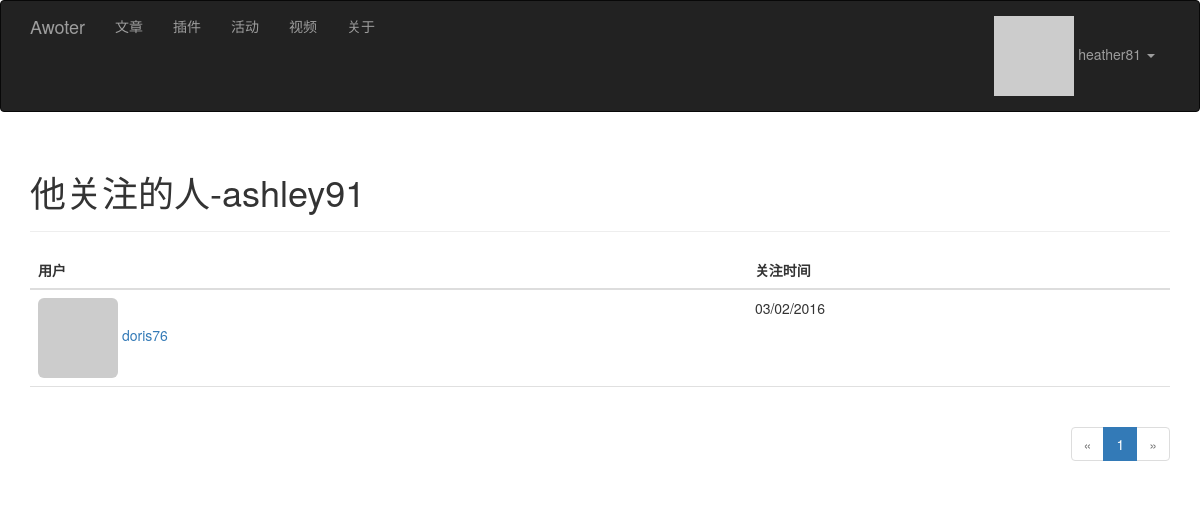
Screenshot of /followed-by/ashley91 (signed in) with the database file from the repository.
### app/models.py (models this page shows, shortened)
class User(UserMixin, db.Model):
    __tablename__ = 'users'
    id = db.Column(db.Integer, primary_key=True)
    email = db.Column(db.String(64), unique=True, index=True)
    username = db.Column(db.String(64), unique=True, index=True)
    role_id = db.Column(db.Integer, db.ForeignKey('roles.id'))
    password_hash = db.Column(db.String(128))
    confirmed = db.Column(db.Boolean, default=False)
    nickname = db.Column(db.String(64))
    location = db.Column(db.String(64))
    about_me = db.Column(db.Text())
    member_since = db.Column(db.DateTime(), default=datetime.utcnow)
    last_seen = db.Column(db.DateTime(), default=datetime.utcnow)
    avatar_hash = db.Column(db.String(32))
    posts = db.relationship('Post', backref='author', lazy='dynamic')
    followed = db.relationship('Follow',
                               foreign_keys=[Follow.follower_id],
                               backref=db.backref('follower', lazy='joined'),
                               lazy='dynamic',
                               cascade='all, delete-orphan')
    followers = db.relationship('Follow',
                                foreign_keys=[Follow.followed_id],
                                backref=db.backref('followed', lazy='joined'),
                                lazy='dynamic',
                                cascade='all, delete-orphan')
    @property
    def password(self):
        raise AttributeError(u'密码不应该可直接读取！')
    def ping(self):
        self.last_seen = datetime.utcnow()
        db.session.add(self)
    def gravatar(self,  size=100, default='identicon', rating='g'):
        if request.is_secure:
            url = 'https://secure.gravatar.com/avatar'
        else:
            url = 'https://www.gravatar.com/avatar'
        hash = self.avatar_hash or hashlib.md5(self.email.encode('utf-8')).hexdigest()
        return '{url}/{hash}?s={size}&d={default}&r={rating}'.format(
            url=url, hash=hash, size=size, default=default, rating=rating)

class Follow(db.Model):
    __tablename__ = 'follows'
    follower_id = db.Column(db.Integer, db.ForeignKey('users.id'),
                            primary_key=True)
    followed_id = db.Column(db.Integer, db.ForeignKey('users.id'),
                            primary_key=True)
    timestamp = db.Column(db.DateTime, default=datetime.utcnow)

### app/main/views.py (the view)
@main.route('/followed-by/<username>')
def followed_by(username):
    user = User.query.filter_by(username=username).first()
    if user is None:
        flash(u'非法用户！')
        return redirect(url_for('main.index'))
    page = request.args.get('page', 1, type=int)
    pagination = user.followed.paginate(
        page, per_page=current_app.config['AWOTER_FOLLOWERS_PER_PAGE'],
        error_out=False)
    follows = [{'user': item.followed, 'timestamp': item.timestamp}
               for item in pagination.items]
    return render_template('followers.html', user=user, title=u"他关注的人",
                           endpoint='main.followed_by', pagination=pagination,
                           follows=follows)

### app/auth/views.py (called while the page is built)
@auth.before_app_request
def before_request():
    if current_user.is_authenticated \
            and not current_user.confirmed \
            and request.endpoint[:5] != 'auth.' \
            and request.endpoint != 'static':
        return redirect(url_for('auth.unconfirmed'))

@auth.before_app_request
def before_request():
    if current_user.is_authenticated:
        current_user.ping()
        if not current_user.confirmed \
                and request.endpoint[:5] != 'auth.':
            return redirect(url_for('auth.unconfirmed'))

### app/main/__init__.py (called while the page is built)
@main.app_context_processor
def inject_permissions():
    return dict(Permission=Permission)

### app/models.py (called while the page is built)
@login_manager.user_loader
def load_user(user_id):
    return User.query.get(int(user_id))

### app/templates/followers.html (shortened to what this page needs)
{% extends "base.html" %}
{% import "_macros.html" as macros %}
{% block page_content %}
<div class="page-header">
    <h1>{{ title }}-{{ user.username }}</h1>
</div>
<table class="table table-hover followers">
    <thead><tr><th>用户</th><th>关注时间</th></tr></thead>
    {% for follow in follows %}
    {% if follow.user != user %}
    <tr>
        <td>
            <a href="{{ url_for('main.user_page', username = follow.user.username) }}">
                <img class="img-rounded" src="{{ follow.user.gravatar(size=32) }}">
                {{ follow.user.username }}
            </a>
        </td>
        <td>{{ moment(follow.timestamp).format('L') }}</td>
    </tr>
    {% endif %}
    {% endfor %}
</table>
<div class="pagination">
    {{ macros.pagination_widget(pagination, endpoint, username = user.username) }}
</div>
{% endblock %}

### app/templates/base.html (shortened to what this page needs)
{%  extends "bootstrap/base.html" %}
{% block head %}
{{ super() }}
<link rel="stylesheet" type="text/css" href="{{ url_for('static', filename='styles.css') }}">
{% endblock %}
{% block navbar %}
<div class ="navbar navbar-inverse " role="navigation">
    <div class="container">
        <div class="navbar-header">
            <a class="navbar-brand" href="/">Awoter</a>
        </div>
        <div class="navbar-collapse collapse">
            <ul class="nav navbar-nav">
                <li><a href="{{ url_for('main.doc') }}">文章</a></li>
                <li><a href="{{ url_for('main.res_mods') }}">插件</a></li>
                <li><a href="{{ url_for('main.hd') }}">活动</a></li>
                <li><a href="{{ url_for('main.video') }}">视频</a></li>
                <li><a href="{{ url_for('main.about') }}">关于</a></li>
            </ul>
            <ul class="nav navbar-nav navbar-right">
                {% if current_user.is_authenticated %}
                <li class="dropdown">
                    <a href="#" class="dropdown-toggle" data-toggle="dropdown">
                        <img src="{{ current_user.gravatar(size=18) }}">
                        {{ current_user.username }} <b class="caret"></b>
                    </a>
                </li>
                {% else %}
                    <li><a href="{{ url_for('auth.login') }}">登陆</a></li>
                {% endif %}
            </ul>
        </div>
    </div>
</div>
{% endblock %}
{% block content %}
<div class="container">
    {% block page_content %}{% endblock %}
</div>
{% endblock %}

### app/static/styles.css (style rules this page uses)
div.pagination { width: 100%; text-align: right; padding: 0px; margin: 0px; }
.table.followers tr { border-bottom: 1px solid #e0e0e0; }

### rows the page displays
User: username "heather81"
User: username "ashley91"
User: user.username "doris76"
Follow: timestamp "03/02/2016"

### other values shown
{{ title }} "他关注的人"
{{ p }} "1"
